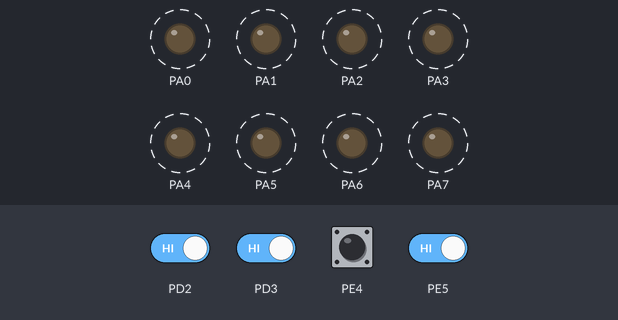
A program run on a simulated ATmega128, built with avr-gcc and emulated at 16 MHz. Parts: output pins drawn as LEDs (lit = HIGH). Dashed ring = blinking. The test bench sets the inputs (shaded band); at power-on: PD2, PD3, PE4, PE5 HIGH.

Above: at 1.8 s.
1.9 s: PD2 driven LOW
At 3.0 s:
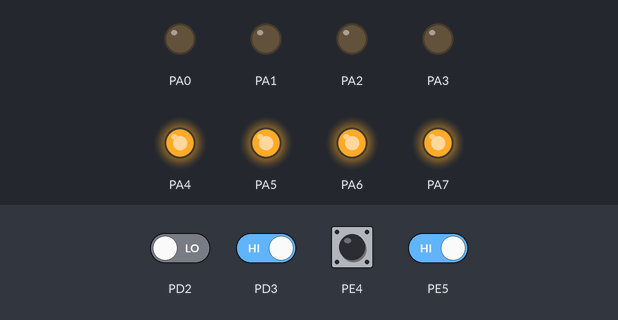
3.5 s: PD3 driven LOW
At 3.65 s:
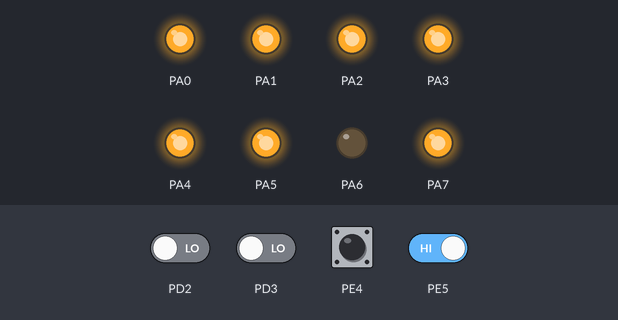
7.0 s: PD2 driven HIGH
At 7.25 s:
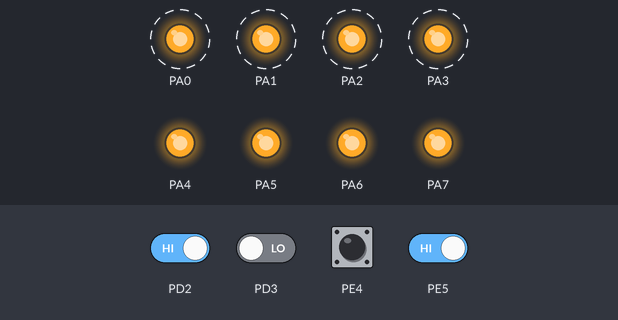
11.0 s: PE5 driven LOW
At 12.2 s:
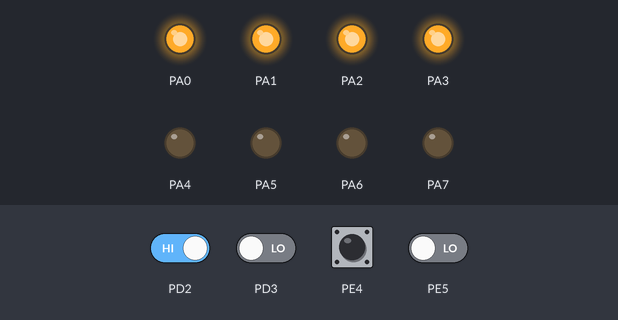
12.5 s: PE5 driven HIGH
At 12.75 s:
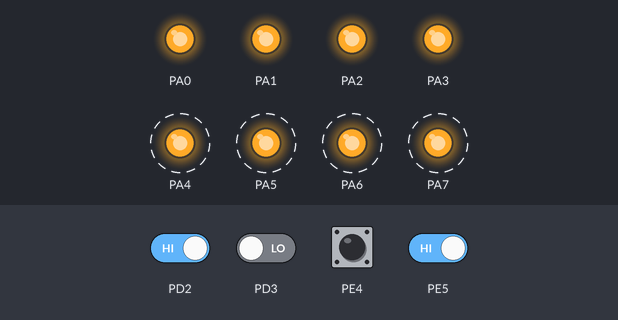
Timing chart, 0 to 17.5 s (numbered marks = the images above; inputs shaded):
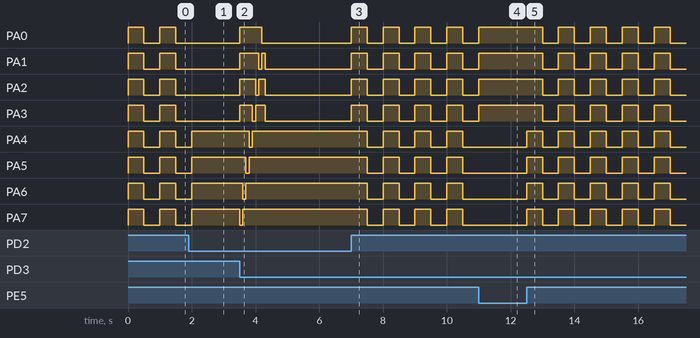

The program:

main.c
```c
#define F_CPU 16000000

#include <avr/io.h>
#include <util/delay.h>
#include <avr/interrupt.h>
/*
INT3 핀은 PD3만 사용가능하다고 해서 불가피하게 영상에서 스위치를 위에서부터
순서대로 사용하지못했습니다.
맨 위부터 순서대로 SW1, INT3, SW2, INT4입니다.
LED는 왼쪽부터 0번입니다.
*/
int main(void)
{
	DDRA = 0XFF; //A포트 모두 출력
	DDRD = 0X00; //D포트 모두 입력
	DDRE = 0x00;

	//INT3 활성화
	EIMSK |= 0X08;
	EICRA = 0X80;

	//INT4 활성화
	EIMSK |= 0X10; // | = 전에 정의된 INT 초기화시키지않고 새로 선언
	EICRB = 0X02;

	sei();

	//0이면 LED 가 켜지고 1이면 꺼지므로 조건문 앞에 모두 !를 붙여주었습니다.
	while(1)
	{
		if((!(PIND &(1<<PIND2))) && (!(PINE & (1<<PINE5))))
		{
			PORTA = 0X00;
			_delay_ms(100);
		}
		else if (!(PINE & (1<<PINE5))) //SW1 눌렀을 떄 0~3 출력
		{
			PORTA = 0X0F;
			_delay_ms(100);
		}
		else if (!(PIND &(1<<PIND2))) // SW2 눌렀을 때 4~7 출력
		{
			PORTA = 0XF0;
			_delay_ms(100);
		}
		else
		{
			PORTA = 0XFF; //모두 끔
			_delay_ms(500);
			PORTA = 0X00; //모두 킴
			_delay_ms(500);
		}

	}
}

ISR(INT3_vect)
{
	PORTA = 0X7F;
	_delay_ms(100);

	PORTA = 0XBF;
	_delay_ms(100);

	PORTA = 0XDF;
	_delay_ms(100);

	PORTA = 0XEF;
	_delay_ms(100);

	PORTA = 0XF7;
	_delay_ms(100);

	PORTA = 0XFB;
	_delay_ms(100);

	PORTA = 0XFD;
	_delay_ms(100);

	PORTA = 0XFE;
	_delay_ms(100);
}

ISR(INT4_vect)
{
		PORTA = 0XFE;
		_delay_ms(100);

		PORTA = 0XFD;
		_delay_ms(100);

		PORTA = 0XFB;
		_delay_ms(100);

		PORTA = 0XF7;
		_delay_ms(100);

		PORTA = 0XEF;
		_delay_ms(100);

		PORTA = 0XDF;
		_delay_ms(100);

		PORTA = 0XBF;
		_delay_ms(100);

		PORTA = 0X7F;
		_delay_ms(100);

}
```

Measured:
- after the input at 1.9 s, PA0–3: stays LOW (without the input it goes to HIGH after 0.10 s); PA4–7: goes on until 2.0 s, then stays HIGH
- after the input at 3.5 s, PA0: LOW → HIGH at once, → LOW 0.70 s later; PA1: LOW → HIGH at once, → LOW 0.60 s later, → HIGH 0.10 s later, → LOW 0.10 s later
- after the input at 7.0 s, PA0–3: alternates HIGH for 0.50 s and LOW for 0.50 s, starting at once; PA4–7: alternates HIGH for 0.50 s and LOW for 0.50 s, starting after 0.50 s
- after the input at 11.0 s, PA0–3: goes on until 11.0 s, then stays HIGH; PA4–7: stays LOW (without the input it goes to HIGH after 0.00 s)
- after the input at 12.5 s, PA0–3: alternates HIGH for 0.50 s and LOW for 0.50 s, starting after 0.50 s; PA4–7: alternates HIGH for 0.50 s and LOW for 0.50 s, starting at once
- by itself, PA0–7: alternates HIGH for 0.50 s and LOW for 0.50 s
